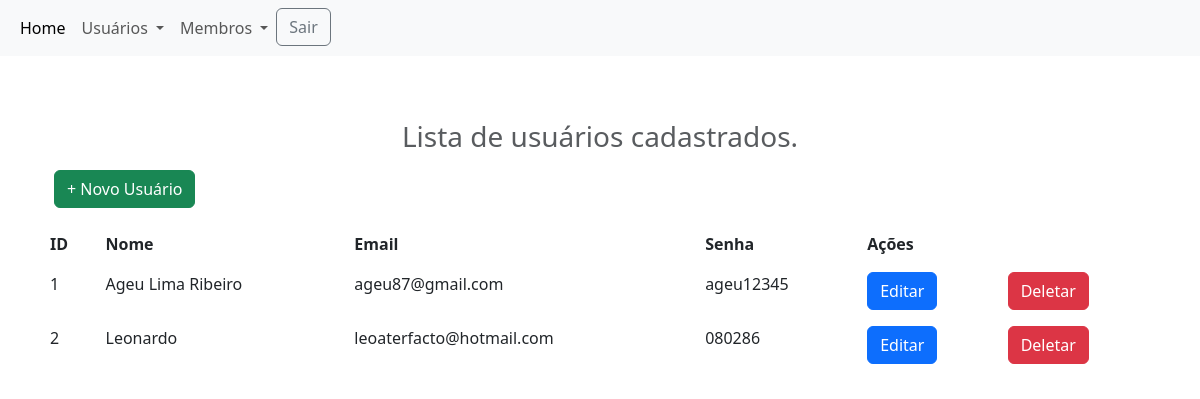
The app's page /list_user (signed in) with its own data.
### tables this page shows
CREATE TABLE "users" (
    "ID" INTEGER PRIMARY KEY AUTOINCREMENT,
    "NOME" TEXT,
    "EMAIL" TEXT,
    "SENHA" TEXT
);

### app.py (the view)
@app.route("/list_user")
def list_user():
    con = sql.connect("app_orion_database.db")
    con.row_factory=sql.Row
    cur=con.cursor()
    cur.execute("select * from users")
    data=cur.fetchall()
    user_id = session.get('user_id')
    if user_id is None:
        flash("Você precisa fazer login para acessar esta página.", "danger")
        return redirect(url_for("login"))
    return render_template("usuarios/list_user.html", datas=data, user_id = user_id)

### templates/usuarios/list_user.html
{% extends 'layout.html' %}
{% block body %}
<div class="container">
    <div class="row mt-5 mb-5">
        <h3 class="text-center text-muted mb-3">Lista de usuários cadastrados.</h3>
        <p class="text-right">
            <a href="{{url_for('add_user')}}" class="btn btn-success"> + Novo Usuário</a>
        </p>
        <table class="table no-border">
            <thead>
              <tr>
                <th scope="col">ID</th>
                <th scope="col">Nome</th>
                <th scope="col">Email</th>
                <th scope="col">Senha</th>
                <th scope="col">Ações</th>
              </tr>
            </thead>
            <tbody>
                {% for row in datas %}
                    <tr>
                        <td>{{row.ID}}</td>
                        <td>{{row.Nome}}</td>
                        <td>{{row.Email}}</td>
                        <td>{{row.Senha}}</td>
                        <td>
                            <a href="{{url_for('edit_user',id=row.ID)}}" class="btn btn-primary">Editar</a>
                        </td>
                        <td><a href="{{url_for('delete_user',id=row.ID)}}" class="btn btn-danger" onclick="return confirm('Você deseja excluir este membro?')">Deletar</a></td>
                    </tr>
              {% endfor %}
            </tbody>
        </table>
    </div>
</div>
{% endblock %}

### templates/layout.html (style rules this page uses)
tr, td, th { border: none; }

### records on screen
users: ID "1", Nome "Ageu Lima Ribeiro", Email "ageu87@gmail.com", Senha "ageu12345"
users: ID "2", Nome "Leonardo", Email "leoaterfacto@hotmail.com", Senha "080286"
